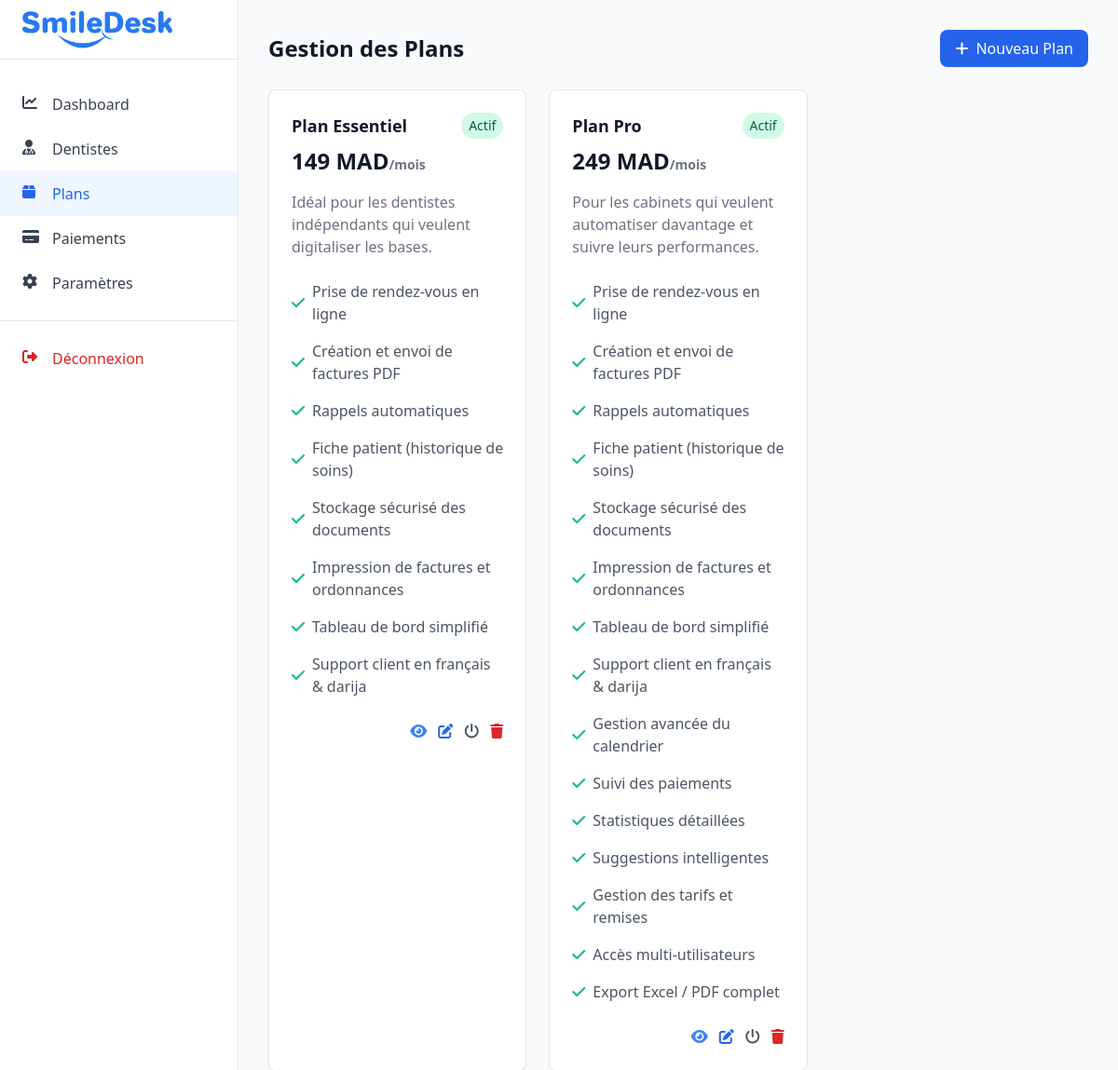
The page /admin/plans.php (signed in) on the database as committed earlier.
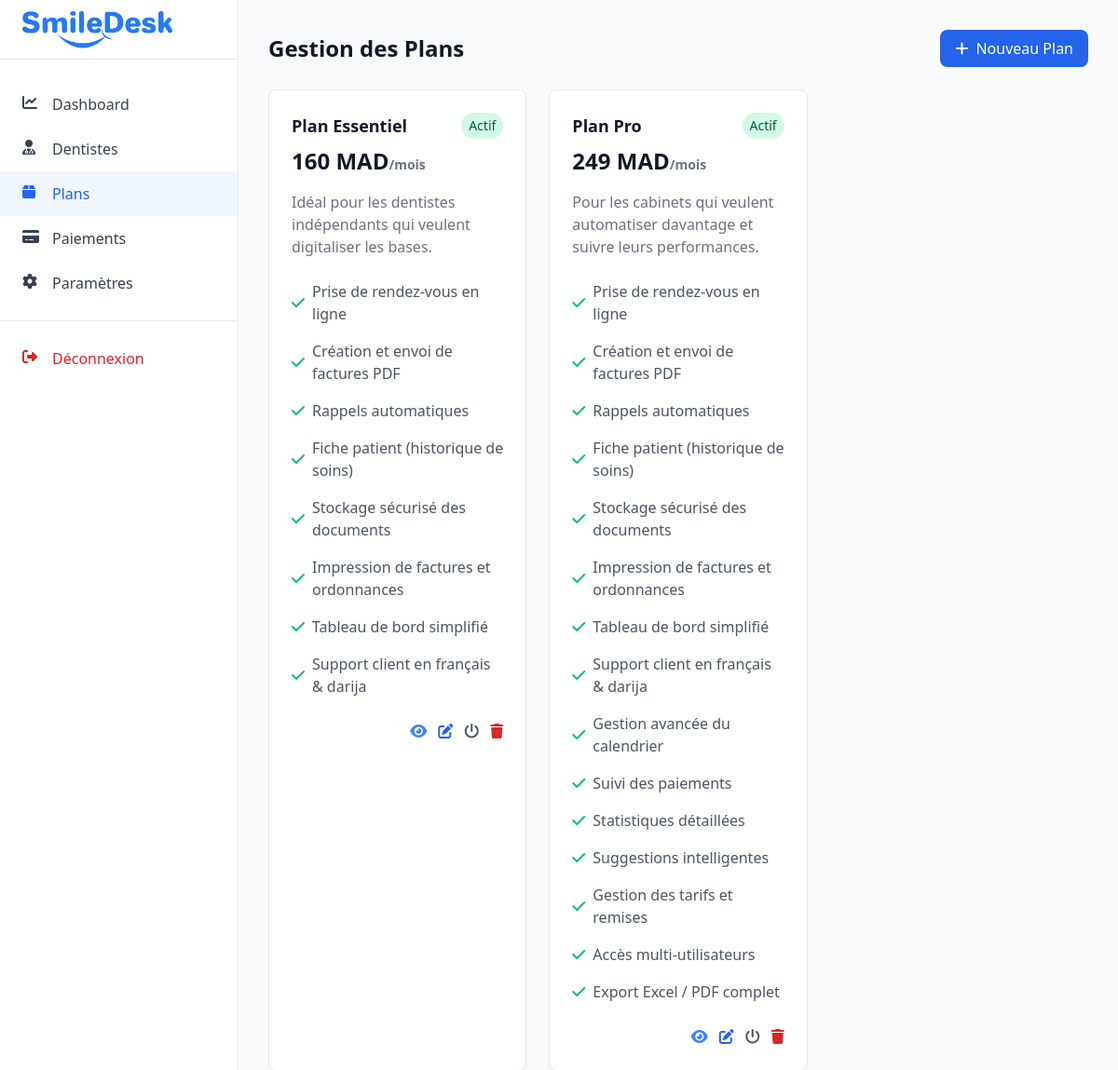
The same page on the database as committed later.
### tables this page shows
CREATE TABLE `subscription_plans` (
  `id` int NOT NULL,
  `name` varchar(100) NOT NULL,
  `description` text,
  `duration_months` int NOT NULL,
  `price` decimal(10,2) NOT NULL,
  `features` longtext,
  `is_active` tinyint(1) DEFAULT '1',
  `created_at` timestamp NULL DEFAULT CURRENT_TIMESTAMP
);

### admin/plans.php (the view, shortened to what this page needs)
<?php
require_once '../dashboard/config/database.php';
$plans = $pdo->query("SELECT * FROM subscription_plans ORDER BY price ASC")->fetchAll();
?>
<!DOCTYPE html>
<html lang="fr">
<head>
    <link href="https://cdn.jsdelivr.net/npm/tailwindcss@2.2.19/dist/tailwind.min.css" rel="stylesheet">
    <link rel="stylesheet" href="https://cdnjs.cloudflare.com/ajax/libs/font-awesome/6.4.0/css/all.min.css">
</head>
<body class="bg-gray-50">
    <div class="flex h-screen">
        <?php include 'includes/sidebar.php'; ?>
        <main class="ml-64 flex-1 p-8">
            <div class="flex justify-between items-center mb-6">
                <h1 class="text-2xl font-semibold text-gray-900">Gestion des Plans</h1>
                <button onclick="openPlanModal()" class="bg-blue-600 text-white px-4 py-2 rounded-lg hover:bg-blue-700">
                    <i class="fas fa-plus mr-2"></i>Nouveau Plan
                </button>
            </div>
            <div class="grid grid-cols-1 md:grid-cols-2 lg:grid-cols-3 gap-6">
                <?php foreach ($plans as $plan): ?>
                    <div class="bg-white rounded-lg shadow-sm border border-gray-200">
                        <div class="p-6">
                            <div class="flex justify-between items-start">
                                <h3 class="text-lg font-semibold text-gray-900"><?= htmlspecialchars($plan['name']) ?></h3>
                                <span class="inline-flex px-2 py-1 text-sm rounded-full <?= $plan['is_active'] ? 'bg-green-100 text-green-800' : 'bg-red-100 text-red-800' ?>">
                                    <?= $plan['is_active'] ? 'Actif' : 'Inactif' ?>
                                </span>
                            </div>
                            <p class="mt-2 text-2xl font-bold text-gray-900">
                                <?= number_format($plan['price'], 0, '', ' ') ?> MAD<span class="text-sm text-gray-500">/mois</span>
                            </p>
                            <p class="mt-4 text-gray-500"><?= htmlspecialchars($plan['description']) ?></p>
                            <div class="mt-6 space-y-4">
                                <?php
                                $features = json_decode($plan['features'], true);
                                if (is_array($features)):
                                    foreach ($features as $feature):
                                ?>
                                    <div class="flex items-center">
                                        <i class="fas fa-check text-green-500 mr-2"></i>
                                        <span class="text-gray-600"><?= htmlspecialchars($feature) ?></span>
                                    </div>
                                <?php
                                    endforeach;
                                endif;
                                ?>
                            </div>
                            <div class="mt-6 flex justify-end space-x-3">
                                <button onclick="viewPlan(<?= $plan['id'] ?>)" class="text-blue-500 hover:text-blue-700" title="Voir">
                                    <i class="fas fa-eye"></i>
                                </button>
                                <button onclick="editPlan(<?= $plan['id'] ?>)" class="text-blue-600 hover:text-blue-800" title="Modifier">
                                    <i class="fas fa-edit"></i>
                                </button>
                                <button onclick="togglePlanStatus(<?= $plan['id'] ?>)" class="text-gray-600 hover:text-gray-800" title="Activer/Désactiver">
                                    <i class="fas fa-power-off"></i>
                                </button>
                                <button onclick="deletePlan(<?= $plan['id'] ?>)" class="text-red-600 hover:text-red-800" title="Supprimer">
                                    <i class="fas fa-trash"></i>
                                </button>
                            </div>
                        </div>
                    </div>
                <?php endforeach; ?>
            </div>
        </main>
    </div>
</body>
</html>

Rows that differ between the two databases and show on the page:
changed subscription_plans "Plan Essentiel": price "149" → "160"
